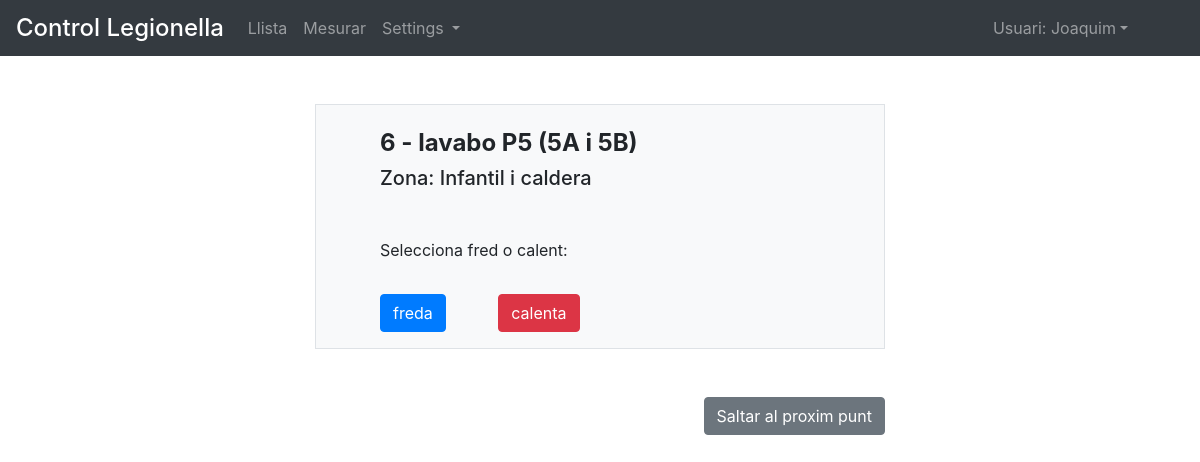
The page /create_measure/?measure_point=6 (signed in) on the database as committed earlier.
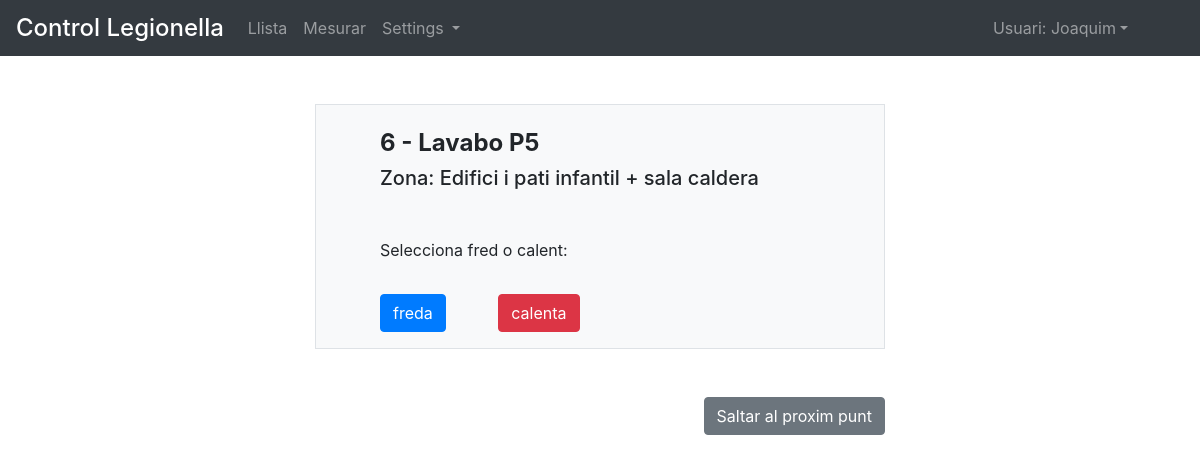
The same page on the database as committed later.
### control/models.py (models this page shows)
class Measure_point(models.Model):
	area				= models.ForeignKey(Area, null=True,on_delete=models.SET_NULL)
	type_measure 		= models.ManyToManyField(Type_measure, blank=True)
	name 				= models.CharField(max_length=50, null=False, unique=False)
	number 				= models.IntegerField(null=False, unique=True)
	weight 				= models.IntegerField(null=True, unique=False)
	class Meta:
		ordering 			= ['weight']
		verbose_name 		= 'Punt de mesura'
		verbose_name_plural = 'Punts de mesura'
	def __str__(self): return str(self.name)

class Area(models.Model):
	area				= models.CharField(max_length=50, null=False, unique=True, error_messages={'unique':"Ja existeix!"})
	weight 				= models.IntegerField(null=True, unique=False)
	class Meta:
		verbose_name 		= 'Area'
		verbose_name_plural = 'Areas'
		ordering 			= ['weight','id']
	def __str__(self): return str(self.area)

### control/views.py (the view, shortened to what this page needs)
# urls.py: url(r'^create_measure/$', create_measure_view, name='create_measure'),
@login_required()
def create_measure_view(request,*args,**kwargs):
	measure_point 			= request.GET.get('measure_point')
	measure_point_qs 		= Measure_point.objects.filter(number=measure_point)
	type_measure 			= request.GET.get('type_measure')
	if measure_point_qs:
		measure_point 		= Measure_point.objects.get(number=measure_point)
		if measure_point and type_measure:
			type_measure 	= Type_measure.objects.get(id=type_measure)
			form 			= Create_measure_form(request.POST or None, initial={'measure_point':measure_point,
																			'type_measure':type_measure})
		elif measure_point.type_measure.count() == 1:
			type_measure 	= measure_point.type_measure.first()
			form 			= Create_measure_form(request.POST or None, initial={'measure_point':measure_point,
																			'type_measure':type_measure})
		elif measure_point.type_measure.count() > 1:
			form = Select_type_form()
			context 		= {'measure_point':measure_point,
								'form':form
							}
			return render(request, 'control/select_type.html', context)
		context 	= {'form':form,
					'measure_point':measure_point,
					'type_measure':type_measure
		}
	else:
			return redirect('home')

### control/models.py (called while the page is built)
	def __str__(self): return str(self.type_measure)

### templates/control/select_type.html (shortened to what this page needs)
{% extends "control/base.html" %}
{% block content %}
<form method="GET" id="form">
	<div class="row mt-5 align-content-center">
		<div class="col col-12 col-md-6 offset-md-3">
			<div class="border p-3 clearfix mb-5 bg-light">
				<h4 class="mt-2 ml-5 font-weight-bold">{{measure_point.number}} - {{ measure_point }}</h4>
				<h5 class="ml-5">Zona: {{measure_point.area}}</h5>
				<div class="ml-5 mt-5" >Selecciona fred o calent:</div>
				<div >
				{% for x,y in form.fields.type_measure.choices %}
					<button type="button" class="btn {% if y == 'freda' %}btn-primary{% elif y == 'calenta' %}btn-danger{% else %}btn-secondary{% endif %} mt-3 ml-5 button_type" value="{{x}}">{{y}}</button>
				{% endfor %}
				</div>
			</div>
			<div class="row nmt-5">
				<div class="col">
					<button type="submit" name="next_point" class=" btn btn-secondary float-right">Saltar al proxim punt</button>
				</div>
			</div>
		</div>
	</div>
</form>
{% endblock %}

Rows that differ between the two databases and show on the page:
removed Measure_point: number "6", name "lavabo P5 (5A i 5B)", area "Infantil i caldera"
added Measure_point: number "6", name "Lavabo P5", area "Edifici i pati infantil + sala caldera"
